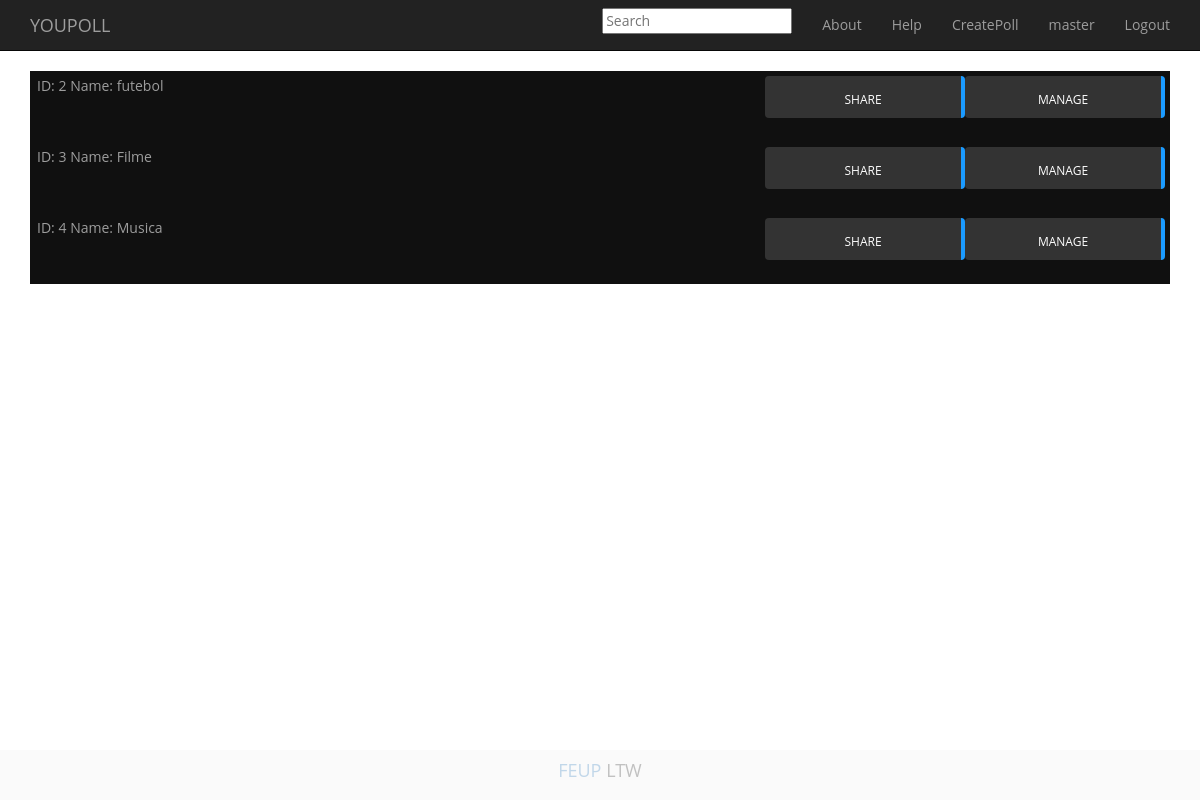
The page /profile_body.php (signed in) on the database as committed earlier.
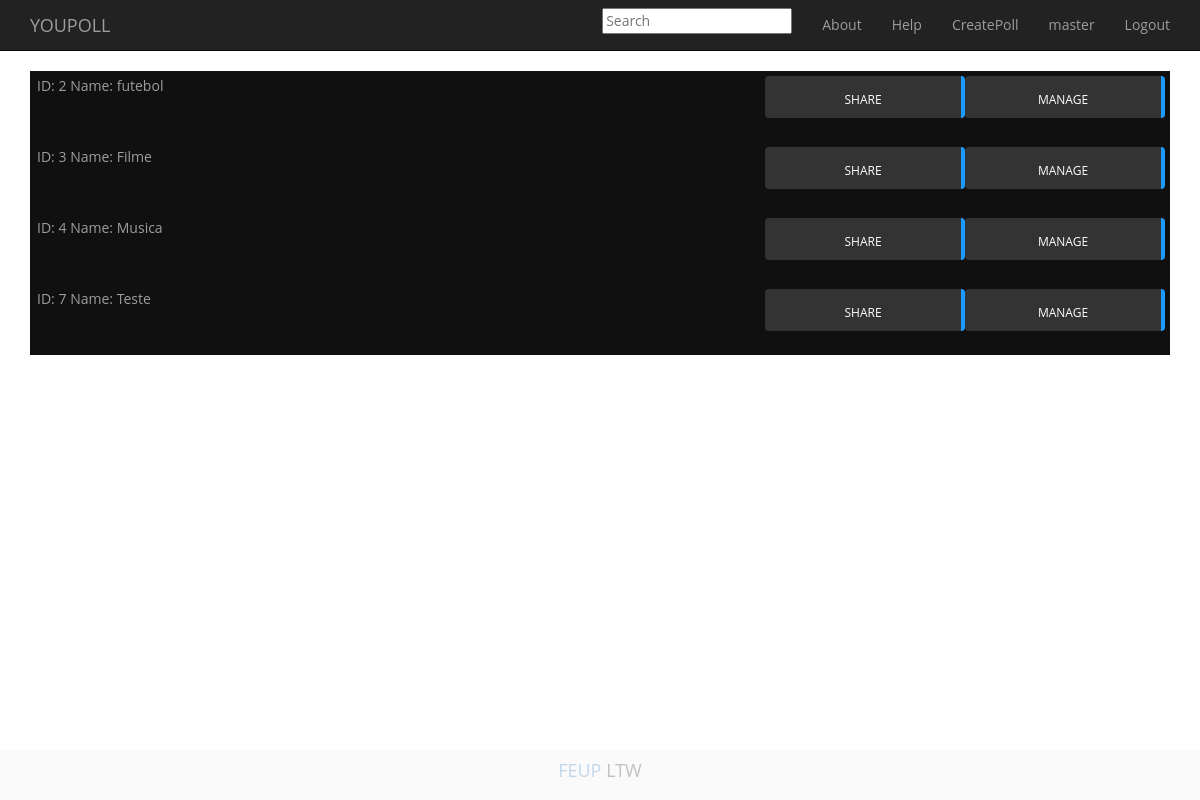
The same page on the database as committed later.
### tables this page shows
CREATE TABLE Poll(
idPoll		INTEGER PRIMARY KEY AUTOINCREMENT,
idUser		INTEGER REFERENCES User(idUser) NOT NULL,
name 		TEXT UNIQUE NOT NULL,
image		TEXT NOT NULL,
private		INTEGER
);

### manage_body.php (the view, shortened to what this page needs)
<button type="button" id="button" class="btn btn-primary" data-idpoll= <?php echo $row['idPoll']; ?> data-private = <?php echo $row['private']; ?> data-poll= <?php echo $row['name']; ?> data-toggle="modal" data-target="#manageModal" >Manage</button>

### profile.php
<?php
if(isset($_SESSION['username'])){
  $db = new PDO('sqlite:db/dataBase.db');
  $ans = $db->prepare('SELECT * FROM User WHERE user = ?');
  $ans->execute(array($_SESSION['username']));
  $row = $ans->fetch();
  $idUser = $row['idUser'];
  $stmt = $db->prepare('SELECT * FROM Poll WHERE idUser = ?');
  $stmt->execute(array($idUser));
  if(!($row = $stmt->fetch())){ ?>
    <li> <p> You have no created polls </p> </li>
  <?php }
  else{ ?>
    <li> <?php echo "ID:   ". $row['idPoll']. "            Name:      ".$row['name']; ?> <?php require('manage_body.php'); ?>    <?php require('share_popup.php'); ?></li><br><br>
    <?php
  }
  while($row = $stmt->fetch()){ ?>
    <li> <?php echo "ID:   ". $row['idPoll']. "            Name:      ".$row['name']; ?> <?php require('manage_body.php'); ?>  <?php require('share_popup.php'); ?></li><br><br>
      <?php  }
}
?>

### share_popup.php (shortened to what this page needs)
<?php
$rep = strrchr($_SERVER['REQUEST_URI'],'/');
$uri =$_SERVER['REQUEST_URI'];
$path = str_replace($rep,"/vote_poll_body.php?poll=".$row['name'],$uri);
$url = $_SERVER['SERVER_NAME'].$path;
?>
<button type="button" id="button" class="btn btn-primary" data-toggle="modal" data-target="#shareModal" data-poll=<?php echo $row['name']; ?> data-url=<?php echo $url; ?> >Share</button>

Rows that differ between the two databases and show on the page:
added poll: idPoll "7", name "Teste"
